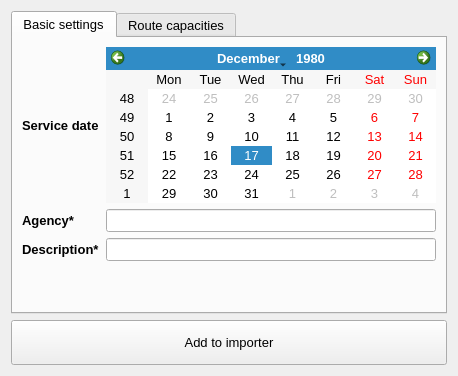
<?xml version="1.0" encoding="UTF-8"?>
<ui version="4.0">
 <class>Form</class>
 <widget class="QWidget" name="Form">
  <property name="geometry">
   <rect>
    <x>0</x>
    <y>0</y>
    <width>458</width>
    <height>376</height>
   </rect>
  </property>
  <property name="font">
   <font>
    <pointsize>10</pointsize>
   </font>
  </property>
  <property name="focusPolicy">
   <enum>Qt::TabFocus</enum>
  </property>
  <property name="windowTitle">
   <string>GTFS Feed</string>
  </property>
  <layout class="QGridLayout" name="gridLayout_3">
   <item row="1" column="0">
    <widget class="QPushButton" name="but_add">
     <property name="sizePolicy">
      <sizepolicy hsizetype="Preferred" vsizetype="Preferred">
       <horstretch>0</horstretch>
       <verstretch>0</verstretch>
      </sizepolicy>
     </property>
     <property name="minimumSize">
      <size>
       <width>0</width>
       <height>30</height>
      </size>
     </property>
     <property name="text">
      <string>Add to importer</string>
     </property>
    </widget>
   </item>
   <item row="0" column="0">
    <widget class="QTabWidget" name="tabWidget">
     <property name="sizePolicy">
      <sizepolicy hsizetype="Preferred" vsizetype="Preferred">
       <horstretch>0</horstretch>
       <verstretch>0</verstretch>
      </sizepolicy>
     </property>
     <property name="currentIndex">
      <number>0</number>
     </property>
     <widget class="QWidget" name="tab">
      <attribute name="title">
       <string>Basic settings</string>
      </attribute>
      <layout class="QGridLayout" name="gridLayout">
       <item row="3" column="0">
        <widget class="QLabel" name="label_3">
         <property name="font">
          <font>
           <pointsize>10</pointsize>
           <weight>75</weight>
           <bold>true</bold>
          </font>
         </property>
         <property name="text">
          <string>Description*</string>
         </property>
        </widget>
       </item>
       <item row="3" column="1">
        <widget class="QLineEdit" name="led_description">
         <property name="sizePolicy">
          <sizepolicy hsizetype="Preferred" vsizetype="Preferred">
           <horstretch>0</horstretch>
           <verstretch>0</verstretch>
          </sizepolicy>
         </property>
        </widget>
       </item>
       <item row="5" column="0">
        <spacer name="verticalSpacer">
         <property name="orientation">
          <enum>Qt::Vertical</enum>
         </property>
         <property name="sizeHint" stdset="0">
          <size>
           <width>20</width>
           <height>40</height>
          </size>
         </property>
        </spacer>
       </item>
       <item row="0" column="0">
        <widget class="QLabel" name="label_2">
         <property name="font">
          <font>
           <pointsize>10</pointsize>
           <weight>75</weight>
           <bold>true</bold>
          </font>
         </property>
         <property name="text">
          <string>Service date</string>
         </property>
        </widget>
       </item>
       <item row="0" column="1">
        <widget class="QCalendarWidget" name="service_calendar">
         <property name="selectedDate">
          <date>
           <year>1980</year>
           <month>12</month>
           <day>17</day>
          </date>
         </property>
        </widget>
       </item>
       <item row="2" column="1">
        <widget class="QLineEdit" name="led_agency">
         <property name="sizePolicy">
          <sizepolicy hsizetype="Preferred" vsizetype="Preferred">
           <horstretch>0</horstretch>
           <verstretch>0</verstretch>
          </sizepolicy>
         </property>
         <property name="focusPolicy">
          <enum>Qt::StrongFocus</enum>
         </property>
        </widget>
       </item>
       <item row="2" column="0">
        <widget class="QLabel" name="label_4">
         <property name="font">
          <font>
           <pointsize>10</pointsize>
           <weight>75</weight>
           <bold>true</bold>
          </font>
         </property>
         <property name="text">
          <string>Agency*</string>
         </property>
        </widget>
       </item>
      </layout>
     </widget>
     <widget class="QWidget" name="tab_2">
      <attribute name="title">
       <string>Route capacities</string>
      </attribute>
      <layout class="QGridLayout" name="gridLayout_2">
       <item row="0" column="0">
        <widget class="QLabel" name="label">
         <property name="sizePolicy">
          <sizepolicy hsizetype="Preferred" vsizetype="Preferred">
           <horstretch>0</horstretch>
           <verstretch>0</verstretch>
          </sizepolicy>
         </property>
         <property name="font">
          <font>
           <pointsize>10</pointsize>
           <weight>75</weight>
           <bold>true</bold>
          </font>
         </property>
         <property name="text">
          <string>Route capacities</string>
         </property>
        </widget>
       </item>
       <item row="1" column="0">
        <widget class="QTableWidget" name="tbl_capacities">
         <property name="sizePolicy">
          <sizepolicy hsizetype="Preferred" vsizetype="Preferred">
           <horstretch>0</horstretch>
           <verstretch>0</verstretch>
          </sizepolicy>
         </property>
         <column>
          <property name="text">
           <string>Route Type</string>
          </property>
         </column>
         <column>
          <property name="text">
           <string>Seated</string>
          </property>
         </column>
         <column>
          <property name="text">
           <string>Design</string>
          </property>
         </column>
         <column>
          <property name="text">
           <string>Total</string>
          </property>
         </column>
        </widget>
       </item>
       <item row="2" column="0">
        <widget class="QToolButton" name="but_new_row">
         <property name="sizePolicy">
          <sizepolicy hsizetype="Preferred" vsizetype="Preferred">
           <horstretch>0</horstretch>
           <verstretch>0</verstretch>
          </sizepolicy>
         </property>
         <property name="toolTip">
          <string>&lt;html&gt;&lt;head/&gt;&lt;body&gt;&lt;p&gt;Add row&lt;/p&gt;&lt;/body&gt;&lt;/html&gt;</string>
         </property>
         <property name="text">
          <string>+</string>
         </property>
        </widget>
       </item>
      </layout>
     </widget>
    </widget>
   </item>
  </layout>
 </widget>
 <tabstops>
  <tabstop>tabWidget</tabstop>
  <tabstop>service_calendar</tabstop>
  <tabstop>led_agency</tabstop>
  <tabstop>led_description</tabstop>
  <tabstop>but_add</tabstop>
  <tabstop>tbl_capacities</tabstop>
  <tabstop>but_new_row</tabstop>
 </tabstops>
 <resources/>
 <connections/>
</ui>
